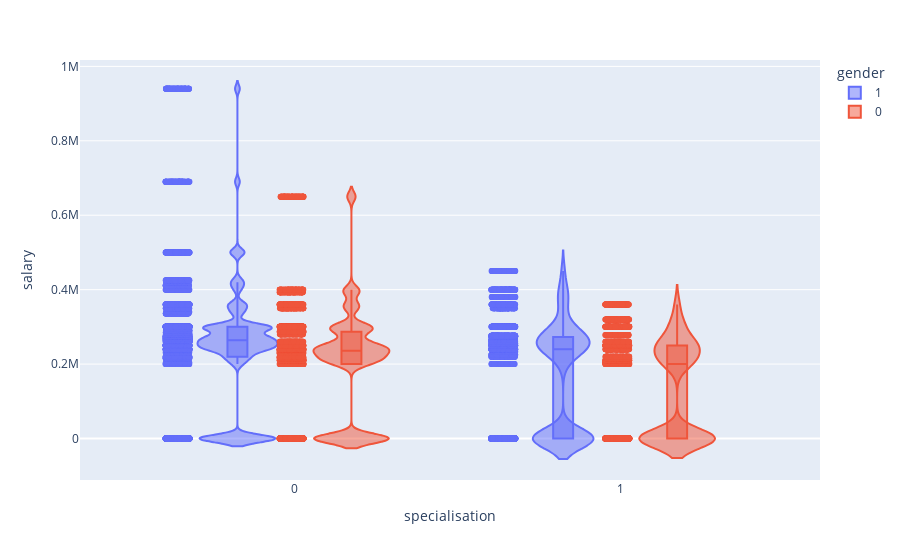

Notebook source saved alongside this figure:
### Code cell
px.violin(df,y="salary",x="specialisation",color="gender",box=True,points="all")

### Figure 1 — Plotly figure (JSON) as saved in the notebook; plotly's stock layout.template omitted (floating-point values rounded to 4 significant figures; data arrays with more than 128 entries replaced by an {"elided": "..."} marker saying what was removed)
{"data": [{"alignmentgroup": "True", "box": {"visible": true}, "hovertemplate": "gender=1<br>specialisation=%{x}<br>salary=%{y}<extra></extra>", "legendgroup": "1", "marker": {"color": "#636efa"}, "name": "1", "offsetgroup": "1", "orientation": "v", "points": "all", "scalegroup": "True", "showlegend": true, "type": "violin", "x": {"elided": "13761 int values"}, "x0": " ", "xaxis": "x", "y": {"elided": "13761 int values"}, "y0": " ", "yaxis": "y"}, {"alignmentgroup": "True", "box": {"visible": true}, "hovertemplate": "gender=0<br>specialisation=%{x}<br>salary=%{y}<extra></extra>", "legendgroup": "0", "marker": {"color": "#EF553B"}, "name": "0", "offsetgroup": "0", "orientation": "v", "points": "all", "scalegroup": "True", "showlegend": true, "type": "violin", "x": {"elided": "7524 int values"}, "x0": " ", "xaxis": "x", "y": {"elided": "7524 int values"}, "y0": " ", "yaxis": "y"}], "layout": {"legend": {"title": {"text": "gender"}, "tracegroupgap": 0}, "margin": {"t": 60}, "violinmode": "group", "xaxis": {"anchor": "y", "domain": [0, 1], "title": {"text": "specialisation"}}, "yaxis": {"anchor": "x", "domain": [0, 1], "title": {"text": "salary"}}}}
